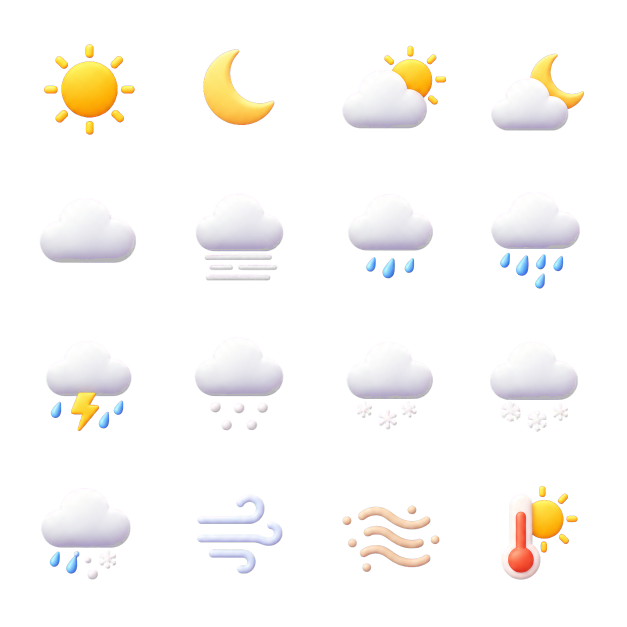
#> input picture design/v3/forecast-weather-atlas.png, 1254 x 1254 px (shown at 1/2 size)
$ python split_weather_atlas.py
#> lines starting #> are read from the running program, lines starting #| are printed output that depends on the picture
from pathlib import Path

from PIL import Image


ROOT = Path(__file__).resolve().parents[1]
SOURCE = ROOT / "design" / "v3" / "forecast-weather-atlas.png"
OUTPUT = ROOT / "src" / "common" / "images" / "weather"

NAMES = (
    "clear-day",
    "clear-night",
    "partly-cloudy-day",
    "partly-cloudy-night",
    "overcast",
    "fog",
    "light-rain",
    "heavy-rain",
    "thunderstorm",
    "hail",
    "light-snow",
    "heavy-snow",
    "sleet",
    "strong-wind",
    "dust-haze",
    "hot-weather",
)


def main() -> None:
    atlas = Image.open(SOURCE).convert("RGBA")
#> atlas is the input picture: PIL image 1254x1254 RGBA; mean R, G, B, A 35.8, 34, 31.6, 39.2
    width, height = atlas.size
#> width = 1254; height = 1254
    OUTPUT.mkdir(parents=True, exist_ok=True)

    for index, name in enumerate(NAMES):
        row, column = divmod(index, 4)
        left = round(column * width / 4)
        top = round(row * height / 4)
        right = round((column + 1) * width / 4)
        bottom = round((row + 1) * height / 4)
        tile = atlas.crop((left, top, right, bottom))

        alpha_box = tile.getchannel("A").getbbox()
        if alpha_box:
            tile = tile.crop(alpha_box)

        side = max(tile.size) + 24
        icon = Image.new("RGBA", (side, side), (0, 0, 0, 0))
        icon.alpha_composite(tile, ((side - tile.width) // 2, (side - tile.height) // 2))
        icon.thumbnail((256, 256), Image.Resampling.LANCZOS)

        canvas = Image.new("RGBA", (256, 256), (0, 0, 0, 0))
        canvas.alpha_composite(icon, ((256 - icon.width) // 2, (256 - icon.height) // 2))
        canvas.save(OUTPUT / f"{name}.png", optimize=True)
#> this loop made 16 passes
#> alpha_box on passes 1 to 12: (88, 88, 270, 270), (92, 98, 235, 250), (57, 91, 266, 257), (42, 107, 229, 262), (79, 81, 273, 212), (77, 71, 253, 247), (68, 72, 239, 243), (42, 69, 220, 264), (91, 53, 263, 235), (75, 46, 253, 234), (66, 55, 239, 232), (40, 55, 216, 237)
#> pass 1, in main, `tile = atlas.crop((left, top, right, bottom))`:
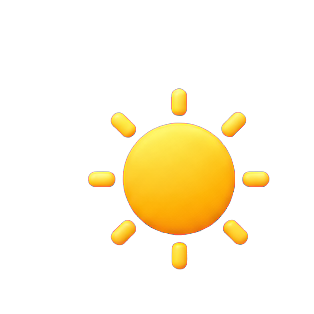
#> tile: PIL image 314x314 RGBA; mean R, G, B, A 33.1, 25.8, 5.9, 33.6; transparent parts drawn white
#> pass 1, in main, `tile = tile.crop(alpha_box)`:
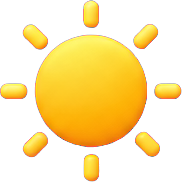
#> tile: PIL image 182x182 RGBA; mean R, G, B, A 98.5, 76.7, 17.5, 99.9; transparent parts drawn white
#> after the loop:
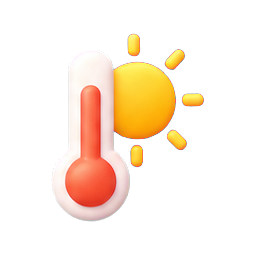
#> canvas: PIL image 256x256 RGBA; mean R, G, B, A 53.4, 39.8, 26.2, 54.8; transparent parts drawn white
#> after the loop:
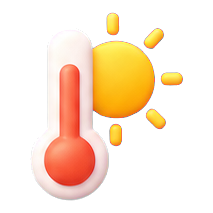
#> icon: PIL image 213x213 RGBA; mean R, G, B, A 77.1, 57.5, 37.9, 79.2; transparent parts drawn white
#> after the loop:
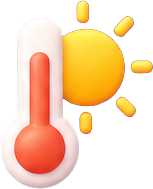
#> tile: PIL image 153x189 RGBA; mean R, G, B, A 121, 90.3, 59.5, 124.2; transparent parts drawn white


if __name__ == "__main__":
    main()
